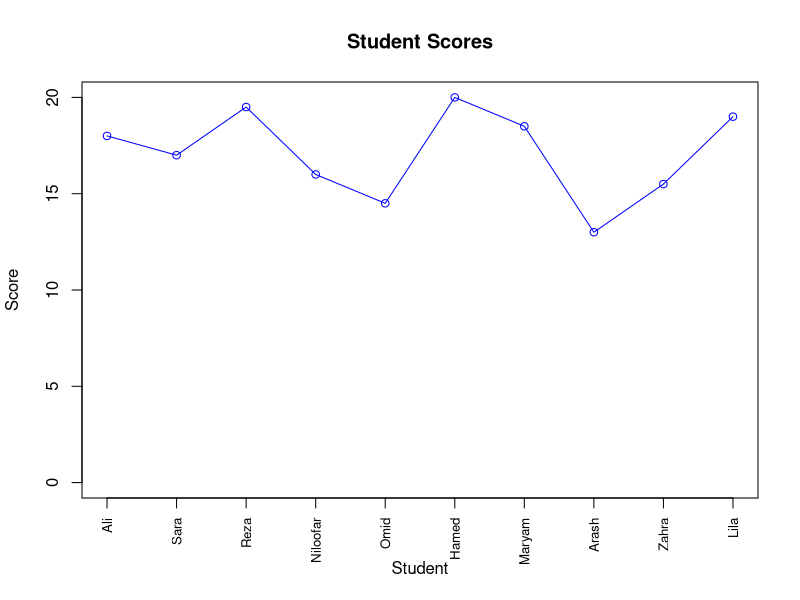

R code for this plot:

name <- c("Ali", "Sara", "Reza", "Niloofar", "Omid", 
          "Hamed", "Maryam", "Arash", "Zahra", "Lila")

score <- c(18, 17, 19.5, 16, 14.5, 20, 18.5, 13, 15.5, 19)


plot(score, type = "o", col = "blue", 
     xaxt = "n",                
     ylim = c(0, 20),            
     main = "Student Scores", 
     xlab = "Student", 
     ylab = "Score")

axis(1, at = 1:10, labels = name, las = 2, cex.axis = 0.8)

